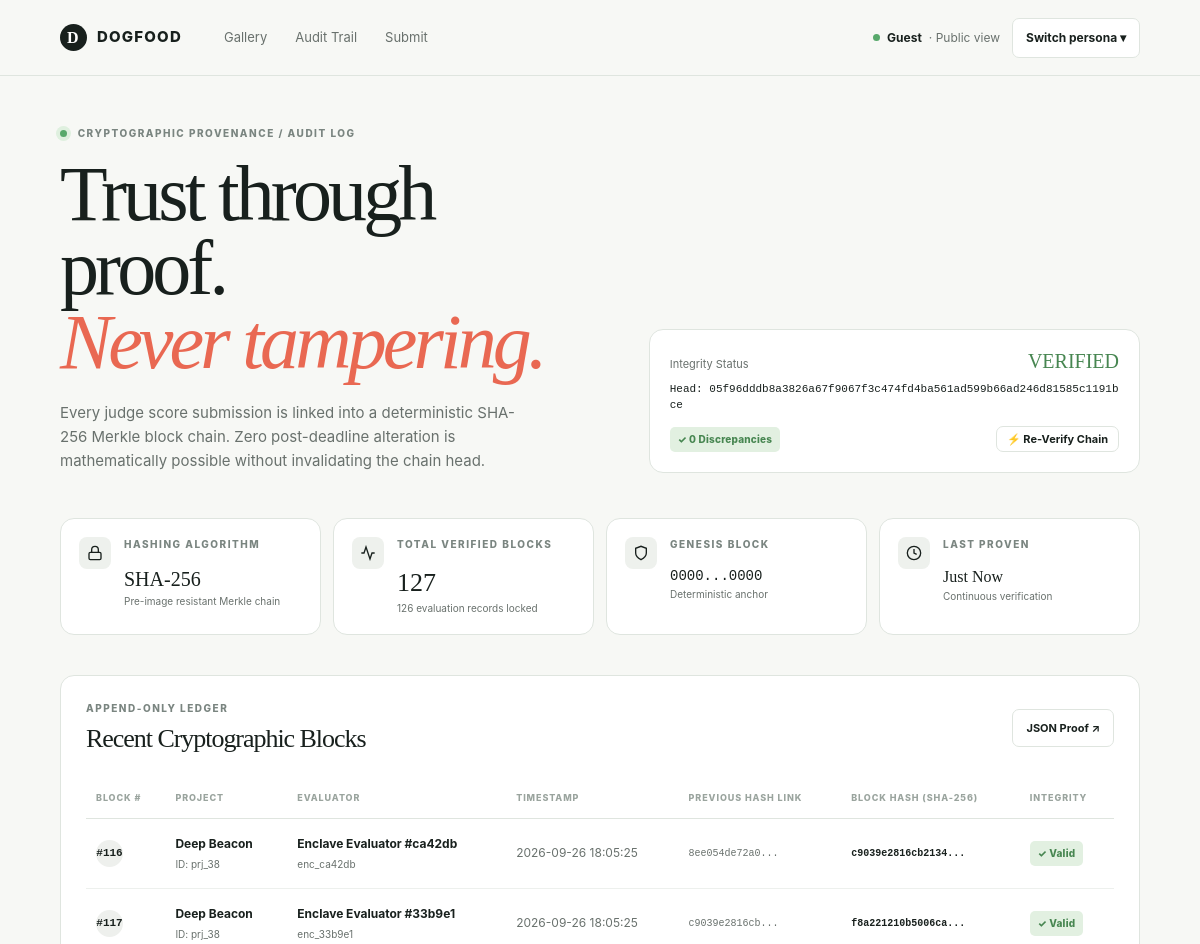
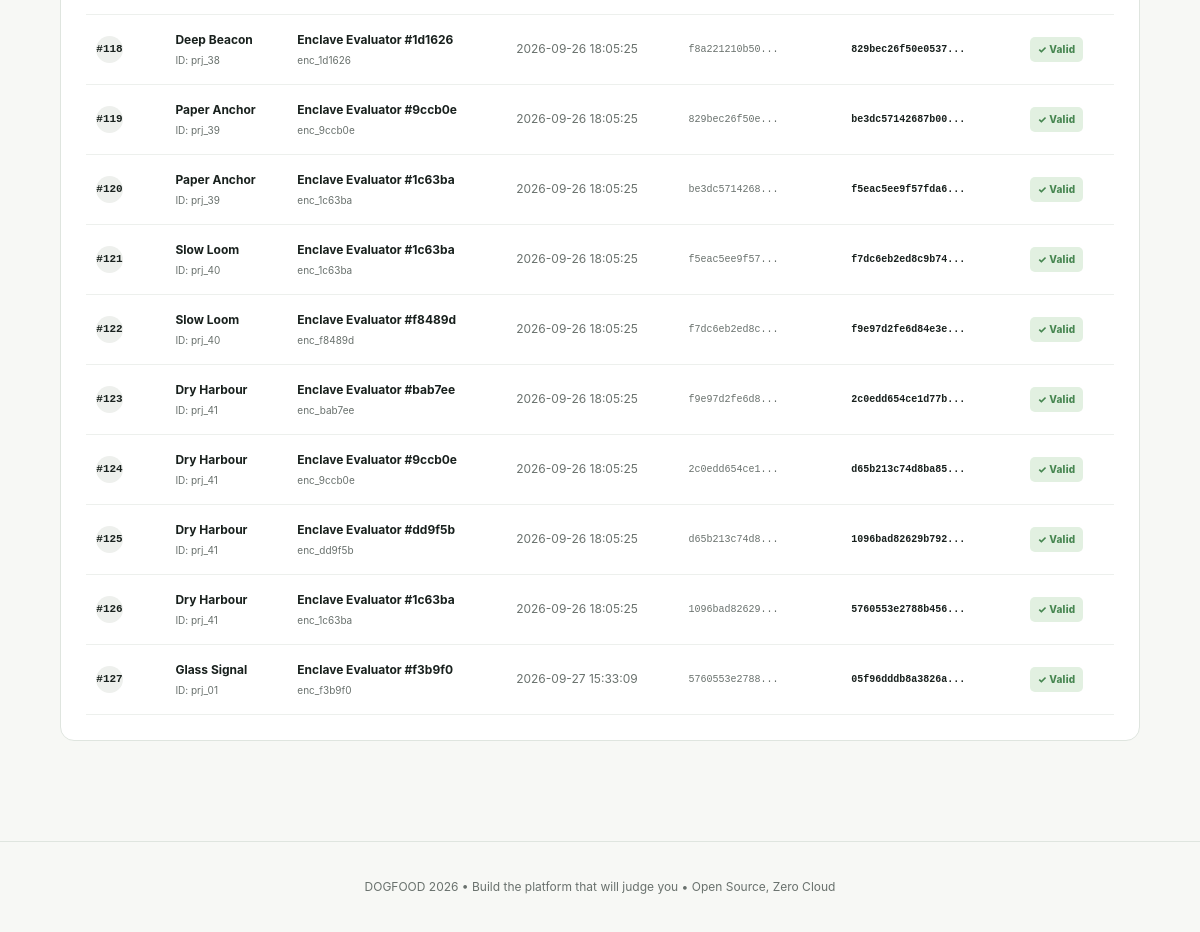
The page /audit on the database as committed earlier (2 pictures, top to bottom).
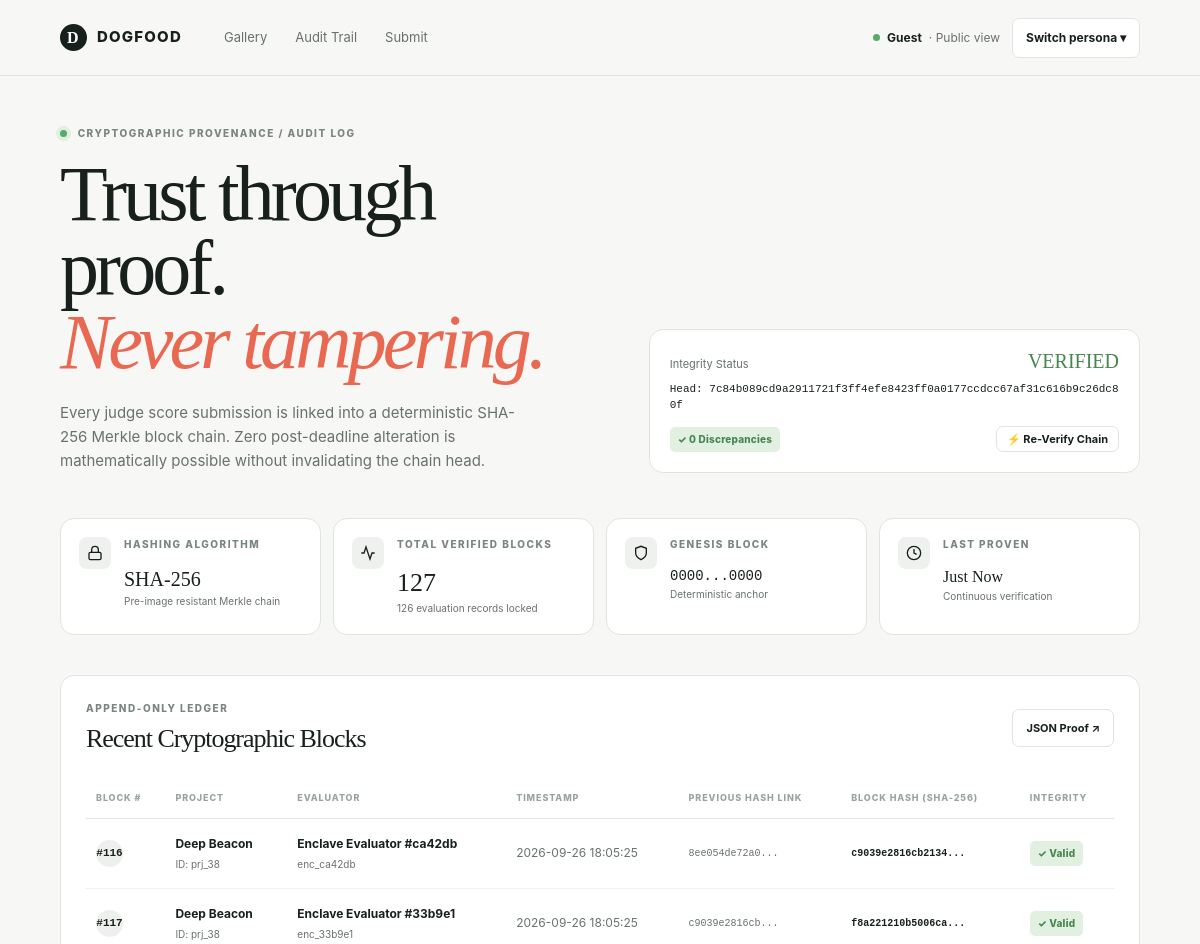
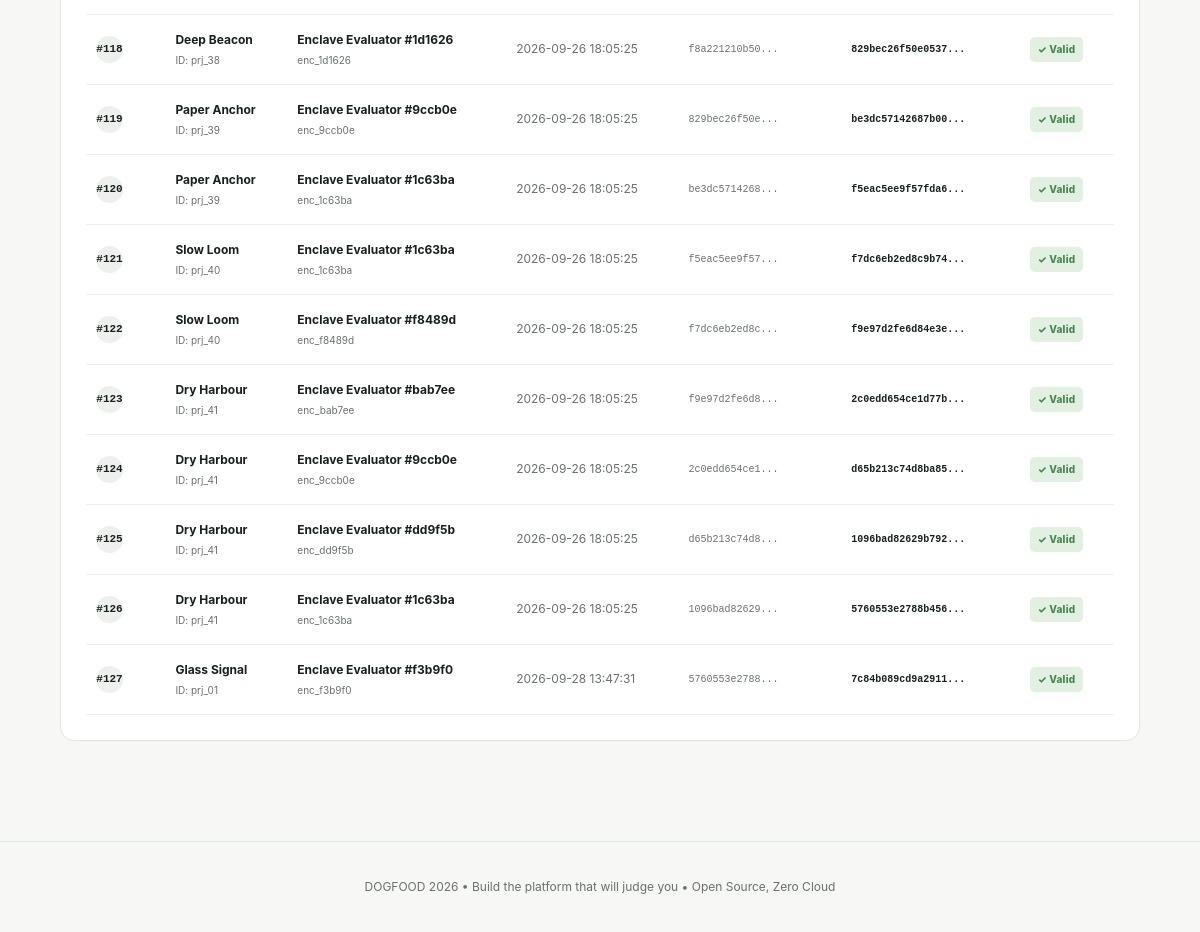
The same page on the database as committed later (2 pictures, top to bottom).
### tables this page shows
CREATE TABLE scores (
            id INTEGER PRIMARY KEY AUTOINCREMENT,
            judge_id TEXT NOT NULL,
            project_id TEXT NOT NULL,
            criteria_json TEXT NOT NULL,
            comment TEXT,
            updated_at TEXT DEFAULT (datetime('now', 'utc')),
            UNIQUE(judge_id, project_id),
            FOREIGN KEY (judge_id) REFERENCES users(id) ON DELETE CASCADE,
            FOREIGN KEY (project_id) REFERENCES projects(id) ON DELETE CASCADE
        );

CREATE TABLE projects (
            id TEXT PRIMARY KEY,
            team_id TEXT NOT NULL,
            track_id TEXT NOT NULL,
            title TEXT NOT NULL,
            summary TEXT,
            repo_url TEXT,
            submitted_at TEXT NOT NULL,
            is_draft INTEGER DEFAULT 0,
            FOREIGN KEY (track_id) REFERENCES tracks(id)
        );

### src/main.py (the view)
@app.get("/audit", response_class=HTMLResponse)
def audit_view(request: Request):
    current_user = get_current_user_optional(request)
    is_organizer = current_user.is_organizer() if current_user else False
    audit_data = compute_score_audit_chain(is_organizer=is_organizer)
    return templates.TemplateResponse(
        request=request,
        name="audit.html",
        context={
            "user": current_user,
            "audit": audit_data
        }
    )

### templates/audit.html (shortened to what this page needs)
{% extends "base.html" %}
{% block content %}
<div class="page-wrap workspace">
  <section class="workspace-header">
    <div>
      <p class="kicker"><span class="pulse"></span> CRYPTOGRAPHIC PROVENANCE / AUDIT LOG</p>
      <h1>Trust through proof.<br><em>Never tampering.</em></h1>
      <p class="hero-copy">
        Every judge score submission is linked into a deterministic SHA-256 Merkle block chain.
        Zero post-deadline alteration is mathematically possible without invalidating the chain head.
      </p>
    </div>
    <div class="progress-card" style="min-width: 320px;">
      <div class="progress-top">
        <span>Integrity Status</span>
        <strong style="color: #478651; font-size: 20px;">VERIFIED</strong>
      </div>
      <p style="margin-top: 8px; font-family: ui-monospace, monospace; font-size: 11px; word-break: break-all; color: var(--ink);">
        Head: {{ audit.chain_head }}
      </p>
      <div style="margin-top: 12px; display: flex; justify-content: space-between; align-items: center;">
        <span class="badge badge-green">✓ 0 Discrepancies</span>
        <button onclick="reverifyAudit()" id="reverify-btn" class="btn btn-secondary outline-button" style="font-size: 11px; padding: 4px 10px;">
          ⚡ Re-Verify Chain
        </button>
      </div>
    </div>
  </section>
  <div class="stats-grid">
    <div class="stat-card">
      <div class="stat-icon">
        <svg width="16" height="16" viewBox="0 0 24 24" fill="none" stroke="currentColor" stroke-width="2">
          <rect x="3" y="11" width="18" height="11" rx="2" ry="2"></rect>
          <path d="M7 11V7a5 5 0 0 1 10 0v4"></path>
        </svg>
      </div>
      <div>
        <p class="muted-label">Hashing Algorithm</p>
        <p class="stat-value" style="font-size: 20px;">SHA-256</p>
        <p class="stat-detail">Pre-image resistant Merkle chain</p>
      </div>
    </div>
    <div class="stat-card">
      <div class="stat-icon">
        <svg width="16" height="16" viewBox="0 0 24 24" fill="none" stroke="currentColor" stroke-width="2">
          <polyline points="22 12 18 12 15 21 9 3 6 12 2 12"></polyline>
        </svg>
      </div>
      <div>
        <p class="muted-label">Total Verified Blocks</p>
        <p class="stat-value">{{ audit.total_blocks }}</p>
        <p class="stat-detail">126 evaluation records locked</p>
      </div>
    </div>
    <div class="stat-card">
      <div class="stat-icon">
        <svg width="16" height="16" viewBox="0 0 24 24" fill="none" stroke="currentColor" stroke-width="2">
          <path d="M12 22s8-4 8-10V5l-8-3-8 3v7c0 6 8 10 8 10z"></path>
        </svg>
      </div>
      <div>
        <p class="muted-label">Genesis Block</p>
        <p class="stat-value" style="font-size: 14px; font-family: monospace;">0000...0000</p>
        <p class="stat-detail">Deterministic anchor</p>
      </div>
    </div>
    <div class="stat-card">
      <div class="stat-icon">
        <svg width="16" height="16" viewBox="0 0 24 24" fill="none" stroke="currentColor" stroke-width="2">
          <circle cx="12" cy="12" r="10"></circle>
          <polyline points="12 6 12 12 16 14"></polyline>
        </svg>
      </div>
      <div>
        <p class="muted-label">Last Proven</p>
        <p class="stat-value" style="font-size: 16px;">Just Now</p>
        <p class="stat-detail">Continuous verification</p>
      </div>
    </div>
  </div>
  <div class="table-card">
    <div class="table-heading">
      <div>
        <p class="kicker">APPEND-ONLY LEDGER</p>
        <h2>Recent Cryptographic Blocks</h2>
      </div>
      <a href="/api/audit/verify" target="_blank" class="btn btn-secondary outline-button" style="font-size: 11px;">
        JSON Proof ↗
      </a>
    </div>
    <div class="table-scroll">
      <table>
        <thead>
          <tr>
            <th>Block #</th>
            <th>Project</th>
            <th>Evaluator</th>
            <th>Timestamp</th>
            <th>Previous Hash Link</th>
            <th>Block Hash (SHA-256)</th>
            <th>Integrity</th>
          </tr>
        </thead>
        <tbody id="blocks-tbody">
          {% for b in audit.recent_blocks %}
            <tr>
              <td><span class="rank" style="background: #eef0ed; font-family: monospace;">#{{ b.block_index }}</span></td>
              <td><strong>{{ b.project_title }}</strong><span>ID: {{ b.project_id }}</span></td>
              <td><strong>{{ b.judge_name }}</strong><span>{{ b.judge_id }}</span></td>
              <td>{{ b.timestamp[:19] }}</td>
              <td style="font-family: ui-monospace, monospace; font-size: 10px; color: var(--muted);">{{ b.prev_hash[:12] }}...</td>
              <td style="font-family: ui-monospace, monospace; font-size: 10px; color: var(--ink);"><strong>{{ b.block_hash[:16] }}...</strong></td>
              <td><span class="badge badge-green">✓ Valid</span></td>
            </tr>
          {% else %}
            <tr><td colspan="7" style="text-align: center; padding: 2rem;">No score blocks mined yet.</td></tr>
          {% endfor %}
        </tbody>
      </table>
    </div>
  </div>
</div>
{% endblock %}

### templates/base.html (shortened to what this page needs)
<!DOCTYPE html>
<html lang="en">
<head>
  <link rel="stylesheet" href="/static/style.css">
</head>
<body>
  <div class="app-shell">
    <header class="topbar">
      <a class="brand" href="/projects" aria-label="DOGFOOD home">
        <span class="brand-mark">D</span>
        <span>DOGFOOD</span>
      </a>
      <nav class="nav-links">
        <a href="/projects">Gallery</a>
        <a href="/audit">Audit Trail</a>
        <a href="/projects/new">Submit</a>
      </nav>
      <div class="topbar-actions">
        <div class="role-indicator">
          <span class="status-dot"></span>
          {% if user %}
            <span>{{ user.role|capitalize }}</span>
            <span class="role-name">· {{ user.name }}</span>
          {% else %}
            <span>Guest</span>
            <span class="role-name">· Public view</span>
          {% endif %}
        </div>
        <button class="role-switch" type="button" onclick="openPersonaModal()">
          Switch persona ▾
        </button>
      </div>
    </header>
    <main id="top">
      {% block content %}{% endblock %}
    </main>
    <footer class="footer">
      <p>DOGFOOD 2026 &bull; Build the platform that will judge you &bull; Open Source, Zero Cloud</p>
    </footer>
  </div>
</body>
</html>

Rows that differ between the two databases and show on the page:
changed scores "prj_01": updated_at "2026-09-27 15:33:09" → "2026-09-28 13:47:31"; block_hash "05f96dddb8a3826a" → "7c84b089cd9a2911"
Other text that changed with them:
{{ audit.chain_head }}: "05f96dddb8a3826a67f9067f3c474fd4ba561ad599b66ad246d81585c1191bce" → "7c84b089cd9a2911721f3ff4efe8423ff0a0177ccdcc67af31c616b9c26dc80f"
